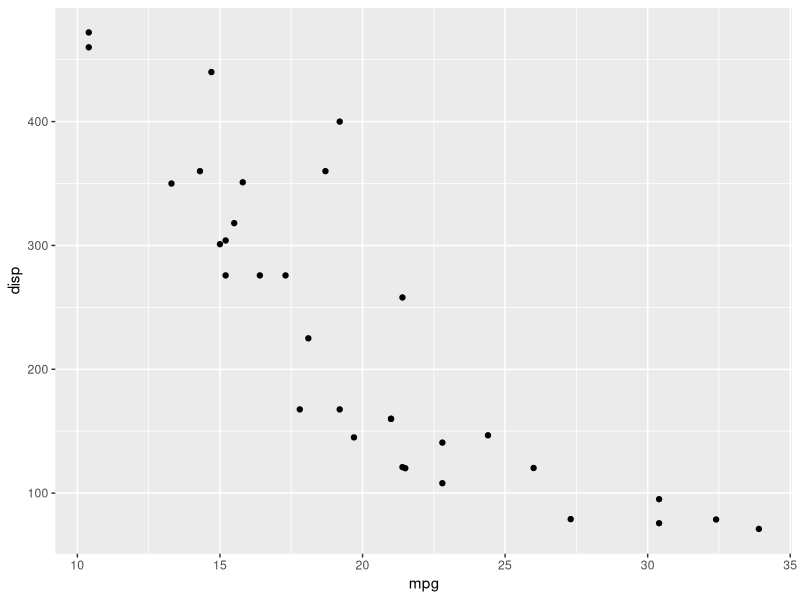
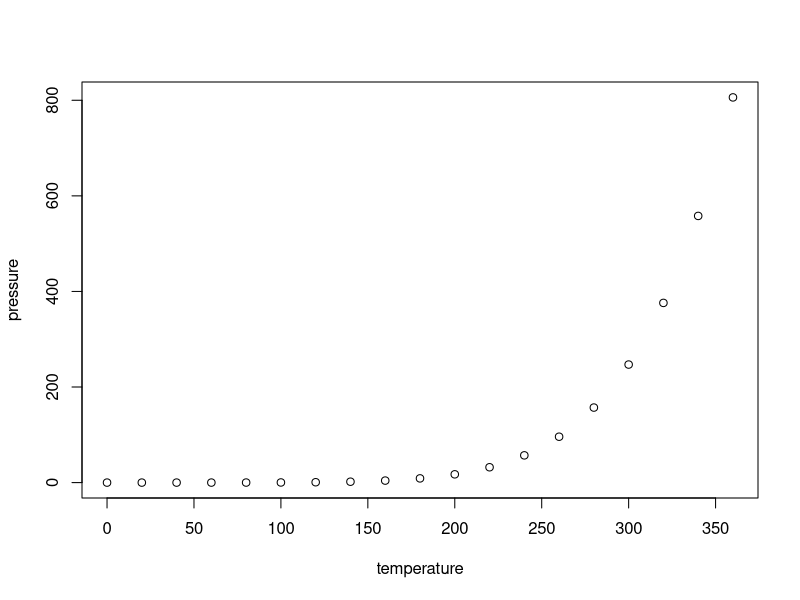

Generate these figures, in order, with R:
## ---- chunk 1
knitr::opts_chunk$set(echo = TRUE)
## ---- chunk 2
summary(cars)
library(ggplot2)
ggplot(mtcars, aes(mpg, disp)) + geom_point()
## ---- chunk 3
plot(pressure)
